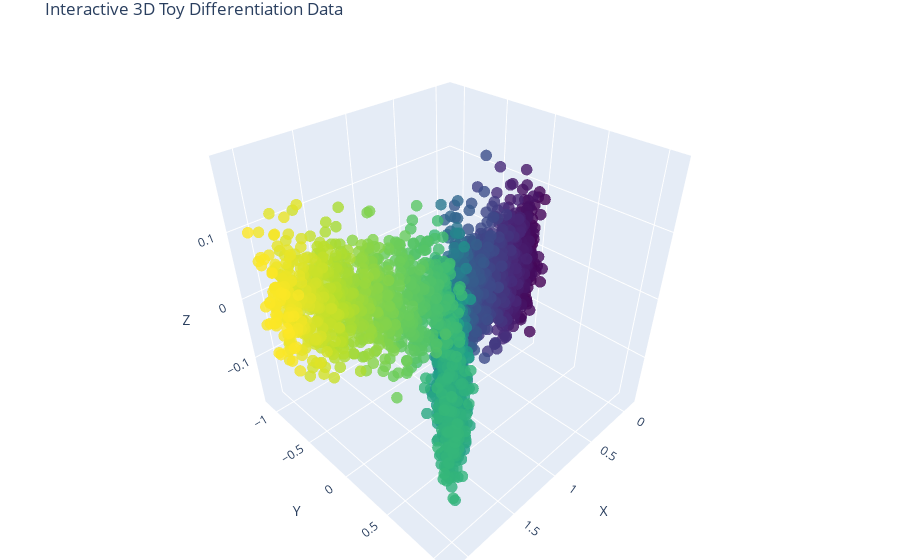

Here is the notebook cell this chart was saved with:
### Markdown cell above
# Simple 3D data

### Code cell
# Generate toy data again
n = 1000
t = np.linspace(0, 1, n)
branch_1 = np.stack([t, t*0, t*0], axis=1)
branch_2 = np.stack([t, t, t*0], axis=1) + [1, 0, 0]
branch_3 = np.stack([t, -t, t*0], axis=1) + [1, 0, 0]
simple_3D = np.concatenate([branch_1, branch_2, branch_3], axis=0)
simple_3D += 0.05 * np.random.randn(*simple_3D.shape)

colors = np.linspace(0, 1, len(simple_3D))

fig = go.Figure(data=[go.Scatter3d(
    x=simple_3D[:, 0], y=simple_3D[:, 1], z=simple_3D[:, 2],
    mode='markers',
    marker=dict(
        size=4,
        color=colors,
        colorscale='Viridis',
        opacity=0.8
    )
)])
fig.update_layout(
    title='Interactive 3D Toy Differentiation Data',
    scene=dict(
        xaxis_title='X',
        yaxis_title='Y',
        zaxis_title='Z'
    ),
    margin=dict(l=0, r=0, b=0, t=30)
)
fig.show()

### Figure 1 — Plotly figure (JSON) as saved in the notebook; plotly's stock layout.template omitted (floating-point values rounded to 4 significant figures; data arrays with more than 128 entries replaced by an {"elided": "..."} marker saying what was removed)
{"data": [{"marker": {"color": {"elided": "3000 float values"}, "colorscale": [[0, "#440154"], [0.1111, "#482878"], [0.2222, "#3e4989"], [0.3333, "#31688e"], [0.4444, "#26828e"], [0.5556, "#1f9e89"], [0.6667, "#35b779"], [0.7778, "#6ece58"], [0.8889, "#b5de2b"], [1, "#fde725"]], "opacity": 0.8, "size": 4}, "mode": "markers", "type": "scatter3d", "x": {"elided": "3000 float values"}, "y": {"elided": "3000 float values"}, "z": {"elided": "3000 float values"}}], "layout": {"margin": {"b": 0, "l": 0, "r": 0, "t": 30}, "scene": {"xaxis": {"title": {"text": "X"}}, "yaxis": {"title": {"text": "Y"}}, "zaxis": {"title": {"text": "Z"}}}, "title": {"text": "Interactive 3D Toy Differentiation Data"}}}
